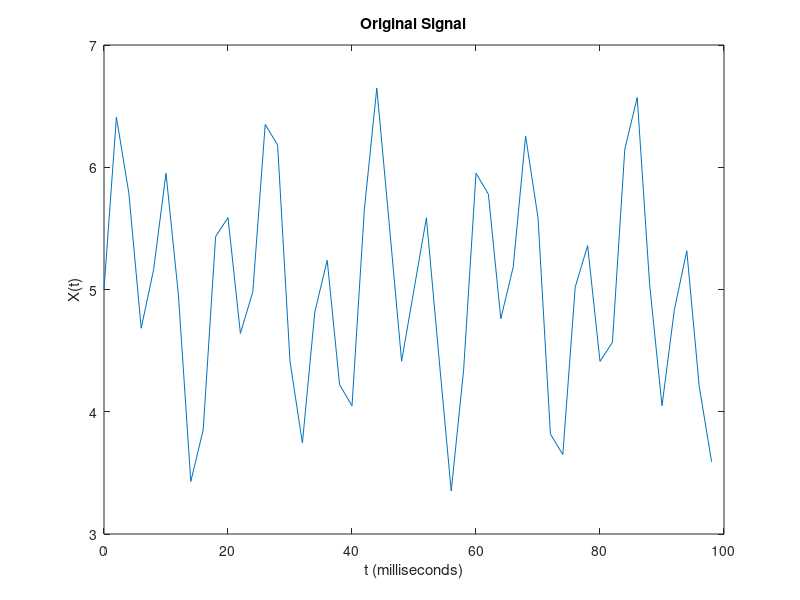
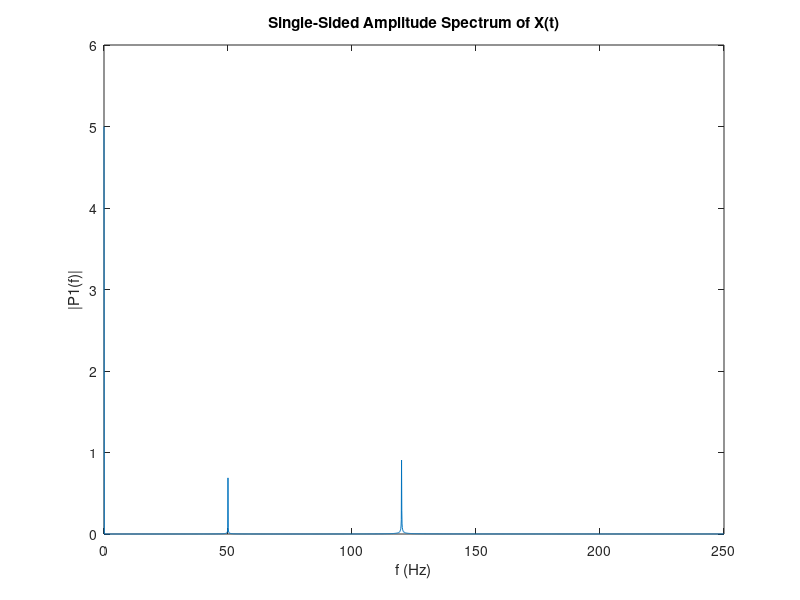

MATLAB code to generate these figures, in order:
Fs = 500;            % Sampling frequency                    
T = 1/Fs;             % Sampling period
duration_secs = 10;
t = (0:T:duration_secs);        % Time vector
L = numel(t);

S = 0.7*sin(2*pi*50*t) + sin(2*pi*120*t) + 5;
X = S;

figure(1);
plot(1000*t(1:50),X(1:50))
title('Original Signal')
xlabel('t (milliseconds)')
ylabel('X(t)')

Y = fft(X);

% The ouput of FFT are complex sinusoids. What exactly this means I am not
% sure. But get the magnitude of each point using abs();
P2 = abs(Y);

% The output is scaled by the length of the input signal, so we have to
% normalize it.
P2 = P2/L;

% The fft is mirrored across its midpoint, so we drop the second half
P1 = P2(1:L/2+1);

% Double it, because reasons.
%
P1(2:end-1) = 2*P1(2:end-1);

% The frequency axis. We have L/2 bins, and Fs/2 Hz spread across them. So
% that is (Fs/2)/(L/2) Hz per Bin = Fs/L Hz Per Bin
f = Fs/L*(0:(L/2));
figure(2);
plot(f,P1) 
title('Single-Sided Amplitude Spectrum of X(t)')
xlabel('f (Hz)')
ylabel('|P1(f)|')